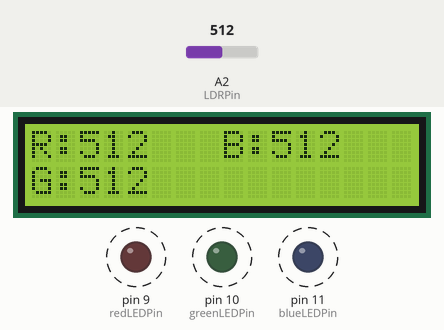
The sketch below on a simulated Arduino Uno, built with avr-gcc and run on an emulated ATmega328P. On the bench: 16×2 character LCD, output pins drawn as LEDs (lit = HIGH). Dashed ring = blinking. The inputs (shaded band) are chosen by the test bench; at power-on: A2 (LDRPin) = 512.

Above: at 1.2 s.
1.3 s: A2 (LDRPin) set to 716
At 2.52 s:
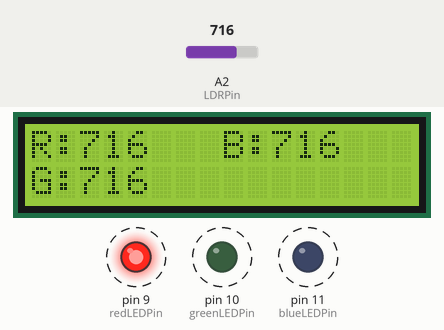
3.9 s: A2 (LDRPin) set to 900
At 5.14 s:
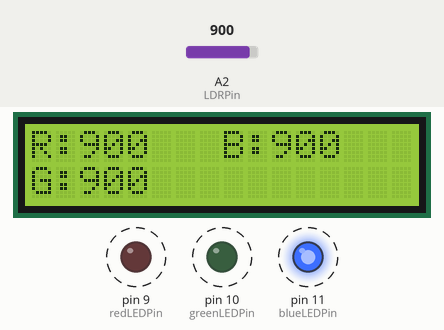
5.8 s: A2 (LDRPin) set to 1023
At 6.65 s:
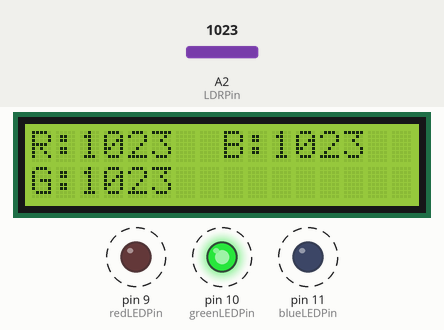
Timing chart, 0 to 13.5 s (numbered marks = the images above; inputs shaded):
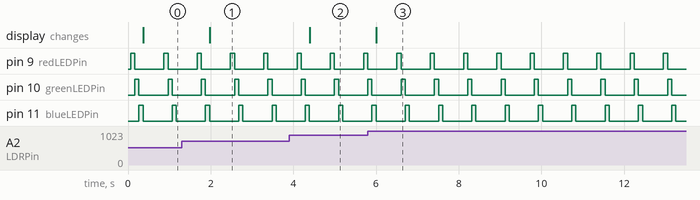

The sketch:

Exercise_3_3.ino
```cpp
#include <LiquidCrystal.h>

// Initialize LCD
LiquidCrystal lcd(2,3,4,8,12,13);

// Define LDR pins
int LDRPin = A2;


// Define LED pins
int redLEDPin = 9;
int greenLEDPin = 10;
int blueLEDPin = 11;

void setup() {
  // Initialize LCD
  lcd.begin(16, 2);

  // Set LED pins as OUTPUT
  pinMode(redLEDPin, OUTPUT);
  pinMode(greenLEDPin, OUTPUT);
  pinMode(blueLEDPin, OUTPUT);

  // Start the serial communication
  Serial.begin(9600);
}

// Function to manually calibrate
void manualCalibrate() {
  // Initialize variables to store reflected intensities
  int redIntensity = 0;
  int greenIntensity = 0;
  int blueIntensity = 0;

  // Shine red color
  analogWrite(redLEDPin, 255);
  delay(100);
  redIntensity = analogRead(LDRPin);
  analogWrite(redLEDPin, 0);

  // Shine green color
  analogWrite(greenLEDPin, 255);
  delay(100);
  greenIntensity = analogRead(LDRPin);
  analogWrite(greenLEDPin, 0);

  // Shine blue color
  analogWrite(blueLEDPin, 255);
  delay(100);
  blueIntensity = analogRead(LDRPin);
  analogWrite(blueLEDPin, 0);

  // Print the read values on the LCD
  lcd.clear();
  lcd.setCursor(0, 0);
  lcd.print("R:");
  lcd.print(redIntensity);
  lcd.setCursor(0, 1);
  lcd.print("G:");
  lcd.print(greenIntensity);
  lcd.setCursor(8, 0);
  lcd.print("B:");
  lcd.print(blueIntensity);

  // Find the maximum intensity
  int maxIntensity = max(redIntensity, max(greenIntensity, blueIntensity));

  // Adjust the potentiometers to equalize the intensities (implement this part)

  // Give a small delay
  delay(500);  // Adjust the delay duration as needed
}

void loop() {
  // Check if the user wants to stop and calibrate
  // if (Serial.available() > 0) {
  //   int userInput = Serial.parseInt();
  //   if (userInput == 1) {
  //     // Exit the loop after calibration
      analogWrite(redLEDPin, 0);
      analogWrite(greenLEDPin, 0);
      analogWrite(blueLEDPin, 0);

      // Perform the manual calibration
      manualCalibrate();


    }
  // }
// }
```

Measured:
- after the input at 1.3 s, the display: changes after 0.68 s (image 1)
- after the input at 3.9 s, the display: changes after 0.50 s (image 2)
- after the input at 5.8 s, the display: changes after 0.21 s (image 3)
- by itself, pin 9 (redLEDPin), pin 10 (greenLEDPin), pin 11 (blueLEDPin): alternates HIGH for 0.10 s and LOW for 0.71 s
